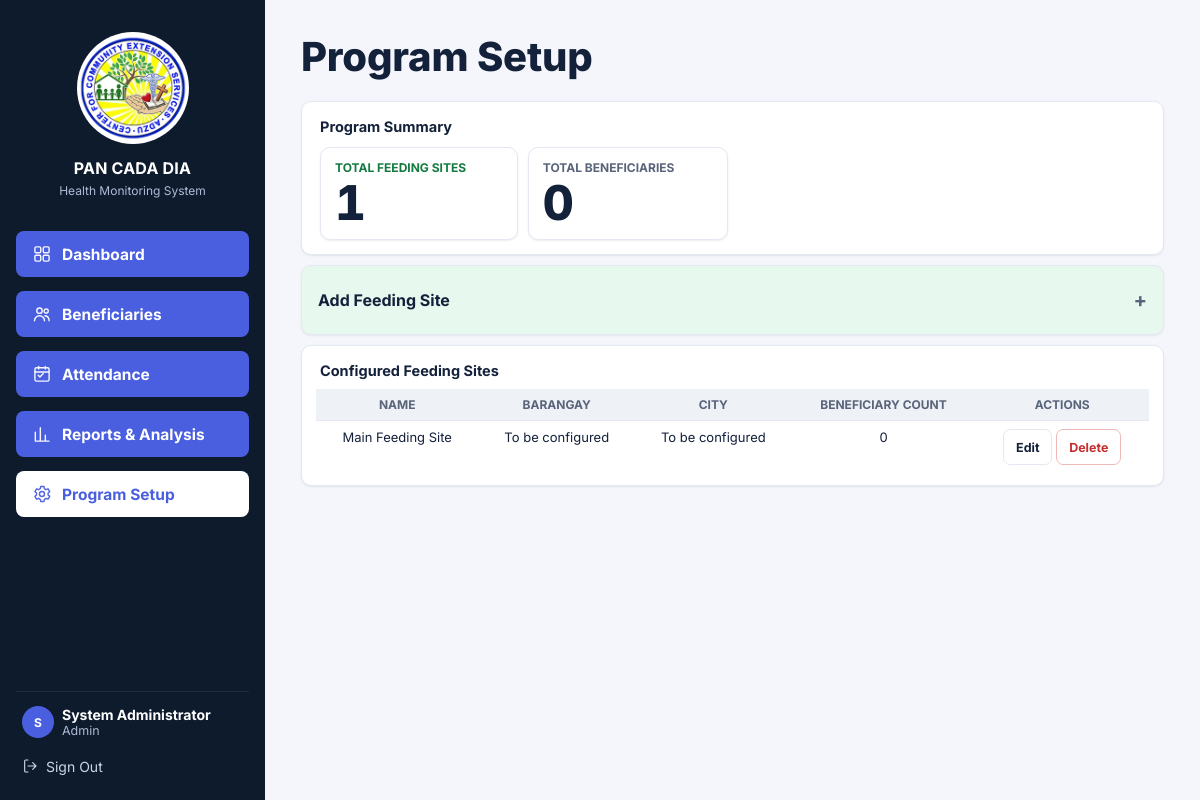
/manage.php (signed in), run on the app's committed database.
### tables this page shows
CREATE TABLE IF NOT EXISTS feeding_sites (
    site_id INT UNSIGNED AUTO_INCREMENT PRIMARY KEY,
    site_name VARCHAR(150) NOT NULL,
    address VARCHAR(255) NULL,
    barangay VARCHAR(120) NULL,
    municipality VARCHAR(120) NULL,
    status ENUM('ACTIVE','INACTIVE') NOT NULL DEFAULT 'ACTIVE'
);

### config.php (called while the page is built, shortened)
<?php
function e($value): string {
    return htmlspecialchars((string)$value, ENT_QUOTES, 'UTF-8');
}
function can_delete_beneficiaries(): bool {
    return strcasecmp((string)($_SESSION['role'] ?? ''), 'Admin') === 0;
}

### manage.php (the view, shortened to what this page needs)
<?php
require_once __DIR__ . '/db.php';
$sites = $pdo->query("SELECT s.*, (SELECT COUNT(*) FROM beneficiaries b WHERE b.site_id = s.site_id) AS beneficiary_count FROM feeding_sites s ORDER BY s.site_name")->fetchAll();
$totalCount = (int)$pdo->query("SELECT COUNT(*) FROM beneficiaries")->fetchColumn();
$pageTitle = 'Program Setup';
$activeNav = 'manage.php';
require __DIR__ . '/partials/header.php';
?>
<section class="panel program-setup-panel">
    <h2>Program Summary</h2>
    <div class="cards program-summary-cards" style="margin-top:8px; margin-bottom:0;">
        <div class="stat red"><span>Total Feeding Sites</span><strong><?= count($sites) ?></strong></div>
        <div class="stat green"><span>Total Beneficiaries</span><strong><?= $totalCount ?></strong></div>
    </div>
</section>
<div>
    <section class="panel program-setup-panel program-setup-add-panel">
        <details class="collapsible"><summary><h2>Add Feeding Site</h2></summary>
        </details>
    </section>
</div>
<section class="panel program-setup-panel">
    <h2>Configured Feeding Sites</h2>
    <div class="table-wrap">
        <table>
            <thead>
                <tr><th>Name</th><th>Barangay</th><th>City</th><th>Beneficiary Count</th><th>Actions</th></tr>
            </thead>
            <tbody>
                <?php foreach ($sites as $s): ?>
                <tr>
                    <td><?= e($s['site_name']) ?></td>
                    <td><?= e($s['barangay']) ?></td>
                    <td><?= e($s['municipality']) ?></td>
                    <td><?= (int)$s['beneficiary_count'] ?></td>
                    <td>
                        <a class="btn secondary sm" href="site_edit.php?id=<?= (int)$s['site_id'] ?>" data-slideover="site_edit.php?panel=1&id=<?= (int)$s['site_id'] ?>" data-slideover-title="Edit Feeding Site">Edit</a>
                        <?php if (can_delete_beneficiaries()): ?>
                        <a class="btn secondary sm danger-outline" href="site_delete.php?id=<?= (int)$s['site_id'] ?>" data-slideover="site_delete.php?panel=1&id=<?= (int)$s['site_id'] ?>" data-slideover-title="Delete Feeding Site">Delete</a>
                        <?php endif; ?>
                    </td>
                </tr>
                <?php endforeach; ?>
            </tbody>
        </table>
    </div>
</section>
<?php require __DIR__ . '/partials/footer.php'; ?>

### partials/header.php (shortened to what this page needs)
<?php
$pageSubtitle ??= null;
$activeNav ??= null;
$pcd_nav_items = [
    [
        'href' => 'dashboard.php',
        'label' => 'Dashboard',
        'icon' => '<rect x="3.5" y="3.5" width="7" height="7" rx="1.5"/><rect x="13.5" y="3.5" width="7" height="7" rx="1.5"/><rect x="3.5" y="13.5" width="7" height="7" rx="1.5"/><rect x="13.5" y="13.5" width="7" height="7" rx="1.5"/>',
    ],
    [
        'href' => 'beneficiaries.php',
        'label' => 'Beneficiaries',
        'icon' => '<circle cx="9" cy="8" r="3.25"/><path d="M3 20c0-3.31 2.69-6 6-6s6 2.69 6 6"/><circle cx="17" cy="8.5" r="2.5"/><path d="M15.5 14.1c2.9.4 5 2.6 5 5.9"/>',
    ],
    [
        'href' => 'attendance.php',
        'label' => 'Attendance',
        'icon' => '<rect x="3.5" y="4.5" width="17" height="16" rx="2"/><path d="M3.5 9.5h17M8 3v3M16 3v3"/><path d="M7.5 13.5l2 2 4-4.2"/>',
    ],
    [
        'href' => 'reports.php',
        'label' => 'Reports & Analysis',
        'icon' => '<path d="M4 20.5V10M10 20.5V4.5M16 20.5v-7M20.5 20.5H4"/>',
    ],
    [
        'href' => 'manage.php',
        'label' => 'Program Setup',
        'icon' => '<circle cx="12" cy="12" r="3"/><path d="M19.4 12a7.4 7.4 0 0 0-.1-1.2l2-1.6-2-3.4-2.4 1a7.5 7.5 0 0 0-2.1-1.2L14.4 3h-4l-.4 2.6a7.5 7.5 0 0 0-2.1 1.2l-2.4-1-2 3.4 2 1.6a7.4 7.4 0 0 0 0 2.4l-2 1.6 2 3.4 2.4-1a7.5 7.5 0 0 0 2.1 1.2L10.4 21h4l.4-2.6a7.5 7.5 0 0 0 2.1-1.2l2.4 1 2-3.4-2-1.6c.07-.4.1-.8.1-1.2Z"/>',
    ],
];
$pcd_css = static fn(string $f): string => 'assets/css/' . $f . '?v=' . (@filemtime(__DIR__ . '/../assets/css/' . $f) ?: 1);
?>
<!doctype html><html lang="en"><head>
<link rel="stylesheet" href="<?= $pcd_css('base.css') ?>">
<link rel="stylesheet" href="<?= $pcd_css('layout.css') ?>">
<link rel="stylesheet" href="<?= $pcd_css('components.css') ?>">
<link rel="stylesheet" href="<?= $pcd_css('forms.css') ?>">
<link rel="stylesheet" href="<?= $pcd_css('responsive.css') ?>">
</head><body>
<div class="layout">
<aside class="sidebar">
    <div class="brand">
        <span class="brand-mark">
            <img src="assets/images/CCES-logo.png" alt="Pan Cada Dia logo" class="brand-image">
        </span>
        <strong><?= e(APP_NAME) ?></strong>
        <small>Health Monitoring System</small>
    </div>
    <nav class="nav" aria-label="Main navigation">
        <?php foreach ($pcd_nav_items as $pcd_item): ?>
        <a href="<?= e($pcd_item['href']) ?>" class="<?= $activeNav === $pcd_item['href'] ? 'active' : '' ?>"><svg class="icon" viewBox="0 0 24 24" fill="none" stroke="currentColor" stroke-width="1.7" stroke-linecap="round" stroke-linejoin="round" aria-hidden="true"><?= $pcd_item['icon'] ?></svg><span><?= e($pcd_item['label']) ?></span></a>
        <?php endforeach; ?>
    </nav>
    <div class="sidebar-foot">
        <div class="account"><span class="avatar"><?= e(function_exists('mb_substr') ? mb_substr($_SESSION['user_name'] ?? 'A', 0, 1) : substr($_SESSION['user_name'] ?? 'A', 0, 1)) ?></span>
            <div><strong><?= e($_SESSION['user_name'] ?? '') ?></strong><small><?= e(strtolower($_SESSION['role'] ?? 'admin')) ?></small></div>
        </div>
        <a class="signout" href="logout.php"><svg class="icon" viewBox="0 0 24 24" fill="none" stroke="currentColor" stroke-width="1.7" stroke-linecap="round" stroke-linejoin="round" aria-hidden="true"><path d="M9 21H5.5A1.5 1.5 0 0 1 4 19.5v-15A1.5 1.5 0 0 1 5.5 3H9"/><path d="M16 17l5-5-5-5M21 12H9"/></svg><span>Sign Out</span></a>
    </div>
</aside>
<main class="content" id="main">
<div class="page-title">
    <div><h1><?= e($pageTitle) ?></h1><?php if ($pageSubtitle !== null): ?><p class="muted"><?= e($pageSubtitle) ?></p><?php endif; ?></div>
</div>

### partials/footer.php (shortened to what this page needs)
</main></div></body></html>

### assets/css/base.css (style rules this page uses)
:root { --navy-900: #0e1b2c; --navy-800: #16283f; --navy-700: #1e3454; --primary: #4a5fdf; --primary-dark: #3b4dc4; --primary-light: #eef0fd; --success: #22a45d; --success-dark: #1c8a4d; --success-bg: #e7f8ee; --quick-action: #4db497; --quick-action-dark: #3f9d83; --blue-600: #4a5fdf; --blue-500: #6b7de8; --blue-50: #eef0fd; --bg: #f4f6fb; --card: #ffffff; --border: #e4e8f0; --text: #14213a; --muted: #59647a; --muted-2: #66708a; --radius: 10px; --radius-sm: 8px; --shadow: 0 1px 2px rgba(16, 24, 40, .04), 0 1px 3px rgba(16, 24, 40, .04); --green: #137a40; --green-bg: #e7f8ee; --red: #c53030; --red-bg: #fdeaea; --orange: #966300; --orange-bg: #fef3e0; --blue-tone: #4a5fdf; --blue-tone-bg: #eef0fd; --gray-tone: #59647a; --gray-tone-bg: #eef1f6; --purple: #7c3aed; --purple-bg: #f3ecff; --teal: #14b8a6; --teal-bg: #e3faf6; }
* { box-sizing: border-box; }
html, body { height: 100%; }
body { margin: 0; font-family: "Inter", "Segoe UI", Roboto, Helvetica, Arial, sans-serif; background: var(--bg); color: var(--text); -webkit-font-smoothing: antialiased; }
a { color: var(--primary); text-decoration: none; }
.icon { width: 16px; height: 16px; flex: none; }
body { font-size: 14px; }

### assets/css/layout.css (style rules this page uses)
.layout { display: flex; min-height: 100vh; }
.content { flex: 1; min-width: 0; padding: 16px 20px 28px; margin: 0; width: 100%; }
.sidebar { width: 265px; flex: none; background: var(--navy-900); color: #e7ecf6; display: flex; flex-direction: column; padding: 20px 16px 14px; position: sticky; top: 0; height: 100vh; }
.sidebar .brand { display: flex; flex-direction: column; align-items: center; text-align: center; gap: 2px; padding: 2px 6px 18px; }
.sidebar .brand-mark { width: 112px; height: 112px; border-radius: 50%; background: #fff; color: #fff; display: grid; place-items: center; flex: none; margin-top: 10px; margin-bottom: 6px; overflow: hidden; }
.sidebar .brand-mark .brand-image { width: 100%; height: 100%; object-fit: contain; }
.sidebar .brand strong { display: block; margin-top: 6px; font-size: 16px; letter-spacing: .2px; color: #fff; }
.sidebar .brand small { display: block; color: #aebbd6; font-size: 12px; margin-top: 3px; margin-bottom: 10px; line-height: 1.35; max-width: 190px; }
.nav { display: flex; flex-direction: column; gap: 14px; flex: 1; margin-top: 4px; }
.nav a { display: flex; align-items: center; justify-content: flex-start; gap: 10px; padding: 12px 16px; min-height: 46px; border-radius: 8px; background: var(--primary); color: #fff; font-size: 15.5px; font-weight: 700; }
.nav a.active, .nav a.active:hover { background: #fff; color: var(--primary); box-shadow: none; }
.nav a .icon { opacity: .95; width: 20px; height: 20px; }
.sidebar-foot { border-top: 1px solid rgba(255, 255, 255, .08); padding-top: 10px; margin-top: 8px; }
.account { display: flex; align-items: center; gap: 8px; padding: 4px 6px 8px; }
.account .avatar { width: 32px; height: 32px; border-radius: 50%; background: var(--primary); color: #fff; display: grid; place-items: center; font-weight: 700; font-size: 12px; flex: none; }
.account strong { display: block; font-size: 14px; color: #fff; }
.account small { display: block; color: #aebbd6; font-size: 12.5px; text-transform: capitalize; }
.signout { display: flex; align-items: center; gap: 8px; padding: 7px 6px; border-radius: 7px; color: #cbd5e6; font-size: 14px; min-height: 40px; }
.page-title { display: flex; justify-content: space-between; align-items: flex-start; gap: 12px; margin: 16px 0 18px 16px; flex-wrap: wrap; }
.page-title h1 { margin: 0 0 2px; font-size: 40px; font-weight: 800; letter-spacing: -.2px; }

### data on the page
feeding_sites: site_name "Main Feeding Site", barangay "To be configured", municipality "To be configured", beneficiary_count "0"

### other printed values
APP_NAME "PAN CADA DIA"
$pcd_item['label'] "Dashboard"
$pcd_item['label'] "Beneficiaries"
$pcd_item['label'] "Attendance"
$pcd_item['label'] "Reports & Analysis"
$pcd_item['label'] "Program Setup"
$_SESSION['user_name'] "System Administrator"
$_SESSION['role'] "Admin"
$pageTitle "Program Setup"
count($sites) "1"
$totalCount "0"
